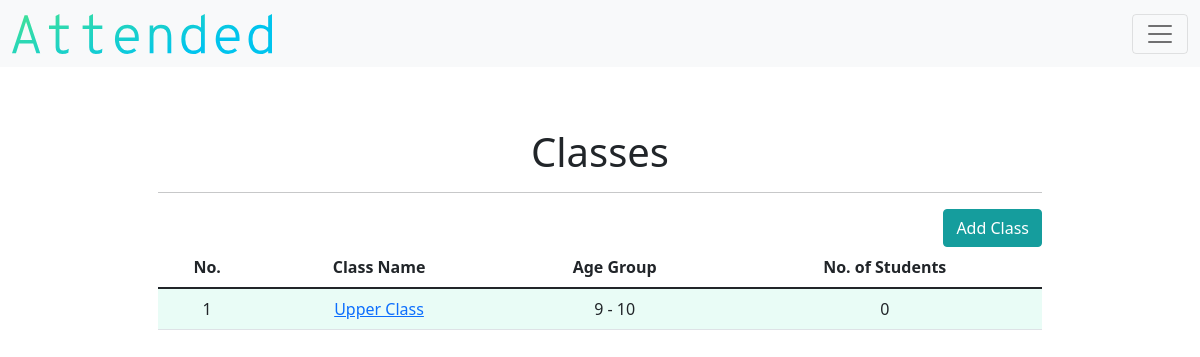
The page /class (signed in) on the database as committed earlier.
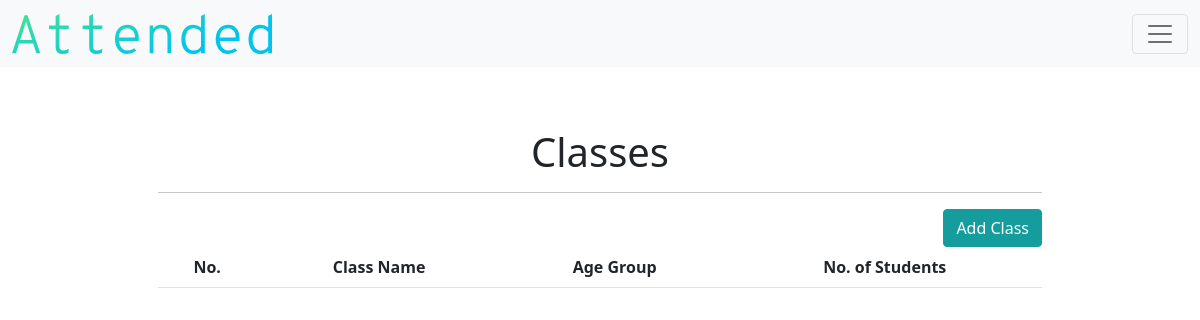
The same page on the database as committed later.
### models.py (models this page shows)
class Class(db.Model):
    __tablename__ = "class"
    id = db.Column(db.Integer, primary_key=True)
    teacher_id = db.Column(db.Integer, db.ForeignKey("teacher.id"))
    name = db.Column(db.String(), nullable=False)
    lowest_age = db.Column(db.Integer, nullable=False)
    highest_age = db.Column(db.Integer, nullable=False)
    student_count = db.Column(db.Integer, default=0)
    attendance_count = db.Column(db.Integer, default=0)
    class_attends = db.relationship("Attendance", backref="class_attend")

### application.py (the view)
@app.route("/class")
def classes():
    if not current_user.is_authenticated:
        return redirect("/login")
    else:
        TABLE_HEADERS=["No.", "Class Name", "Age Group", "No. of Students"]
        teacher = current_user.get_id()
        class_object = Class.query.filter_by(teacher_id = teacher).order_by(Class.id.desc()).all()
        return render_template("class.html", headers=TABLE_HEADERS, classes=class_object)

### application.py (called while the page is built)
@login.user_loader
def load_user(id):
    return Teacher.query.get(id)

### templates/class.html (shortened to what this page needs)
{% extends "layout.html" %}
{% block main %}
        <h1>Classes</h1>
        <hr>
        <div class="d-grid gap-2 d-md-flex justify-content-md-end">
                <a class="btn btn-secondary" href="/add_class" role="button">Add Class</a>
        </div>
        <div class="table-responsive">
          <table class="table table-hover">
                  <thead>
                      <tr>
                          {% for header in headers %}
                          <th id="header"> {{ header }} </th>
                          {% endfor %}
                      </tr>
                  </thead>
                  <tbody>
                          {% for class in classes %}
                          <tr>
                              <td class="counterCell"></td>
                              <td><a href="/detail_class/{{class.id}}"> {{class.name}} </a></td>
                              <td> {{ class.lowest_age }} - {{ class.highest_age }} </td>
                              <td> {{ class.student_count }} </td>
                          </tr>
                          {% endfor %}
                  </body>
{% endblock %}

### templates/layout.html (shortened to what this page needs)
<!DOCTYPE html>
<html lang="en">
    <head>
        <link href="https://cdn.jsdelivr.net/npm/bootstrap@5.1.1/dist/css/bootstrap.min.css" rel="stylesheet">
        <link href="../static/css/style.css" rel="stylesheet">
    </head>
    <body>
        <nav class="navbar navbar-light bg-light fixed-top">
            <div class="container-fluid">
                <a class="navbar-brand" href="#"><img id="brandlabel" src="../static/images/brand.svg"class="d-inline-block align-text-top"></a>
                {% if current_user.is_authenticated %}
                <button class="navbar-toggler" type="button" data-bs-toggle="offcanvas" data-bs-target="#offcanvasNavbar" aria-controls="offcanvasNavbar">
                    <span class="navbar-toggler-icon"></span>
                </button>
                {% endif %}
            </div>
        </nav>
        <main class="container p-5">
            {% block main %}{% endblock %}
    </body>
</html>

### static/css/style.css (style rules this page uses)
#brandlabel { height:40px; }
.btn-secondary { color:#FFFFFF; background-color:#159d9d; border-color:#159d9d; }
table { counter-reset: tableCount; }
tr:nth-child(odd) { background-color:#e9fcf6; }
#header { background-color:white; }
main { overflow-x: auto; text-align: center; }
.p-5 { padding: 8rem!important; }

Rows that differ between the two databases and show on the page:
removed Class: name "Upper Class", lowest_age "9", highest_age "10", student_count "0"
